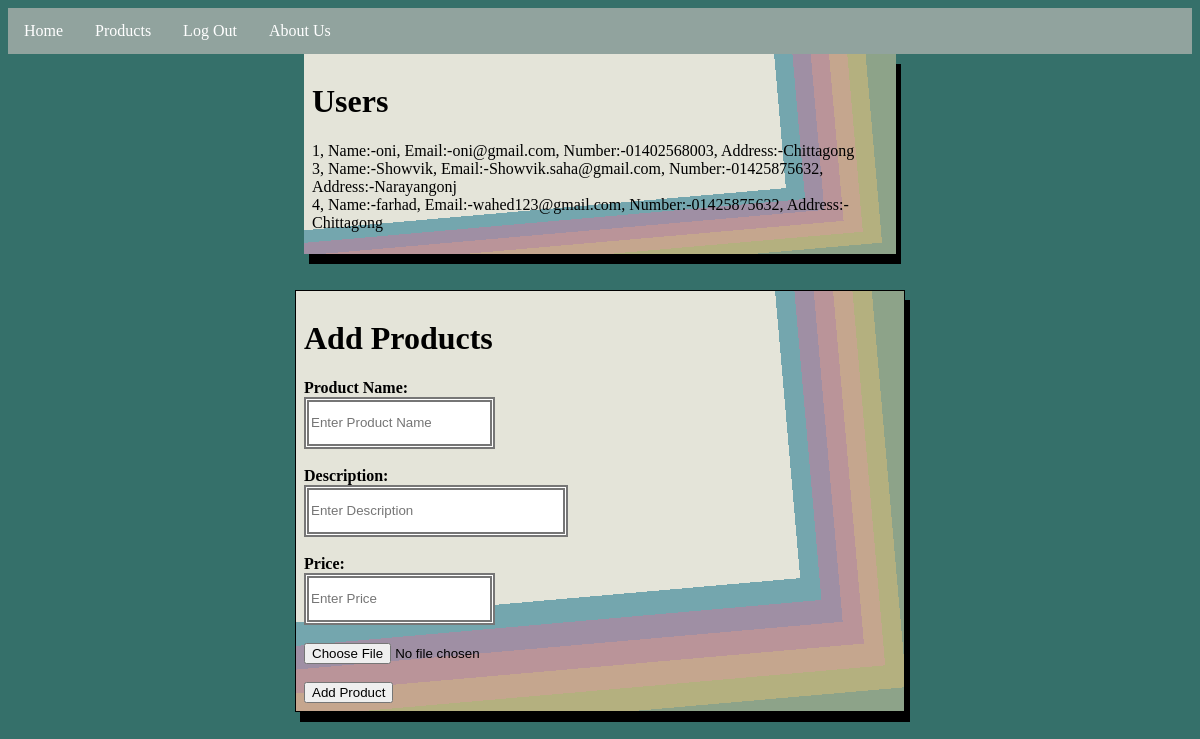
The app's page /adminpage.php with its own data.
### tables this page shows
CREATE TABLE `users` (
  `id` int(15) NOT NULL,
  `name` varchar(100) NOT NULL,
  `email` varchar(50) NOT NULL,
  `number` varchar(20) NOT NULL,
  `password` varchar(50) NOT NULL,
  `address` varchar(100) DEFAULT NULL
);

### adminpage.php (the view, shortened to what this page needs)
<!DOCTYPE html>
<html>
<head>
</head>
<body style="background-color:#35706a;">
<ul>
  <li><a href=" ">Home</a></li>
  <li><a href="adminproducts.php">Products</a></li>
  <li><a href = "logout.php">Log Out</a></li>
  <li><a href = "aboutus.php">About Us</a></li>
</ul>
<div class="users">
<h1>Users</h1>
<?php
	include_once('config.php');
	$sql = "SELECT id, name, email, number, address
			FROM users
			ORDER BY id";
	$result = $conn->query($sql);
	if ($result->num_rows > 0)
	{
		while($row = $result->fetch_assoc())
		{
			echo "".$row["id"].", Name:-".$row["name"]. ", Email:-".$row["email"].", Number:-".$row["number"].", Address:-".$row["address"]. "<br>";
		}
	}
	else
	{
		echo "0 results";
	}
?>
 </div>
 <br><br>
<div class="addProducts">
<h1>Add Products</h1>
<form method="post" action="" enctype='multipart/form-data'>
	<label><b>Product Name:</b></label><br>
	<input class="fields" type="text" placeholder="Enter Product Name" name="productName" id="productName" required><br><br>
	<label><b>Description:</b></label><br>
	<input class="fields" style="width:250px;"  type="text" placeholder="Enter Description" name="description" id="description" required><br><br>
	<label><b>Price:</b></label><br>
	<input class="fields" type="number" placeholder="Enter Price" name="price" id="price" required><br><br>
	<input type='file' name='file' /><br><br>
	<input type="submit" name="addproduct" value="Add Product"></input>
</form>
</div>
</body>
</html>

### adminpage.php (style rules this page uses)
ul { list-style-type: none; margin: 0; padding: 0; overflow: hidden; background-color: #91a39e; }
li { float: left; }
li a { display: block; color: white; text-align: center; padding: 14px 16px; text-decoration: none; }
.fields { border-width:5px; border-style:double; height: 40px; }
.users { box-shadow: 5px 10px; padding : 1em; width: 100%; height: 200px; box-sizing: border-box; background-color: #E4E4D9; background-image:linear-gradient(175deg, rgba(0,0,0,0) 95%, #8da389 95%), linear-gradient( 85deg, rgba(0,0,0,0) 95%, #8da389 95%), linear-gradient(175deg, rgba(0,0,0,0) 90%, #b4b07f 90%), linear-gradient( 85deg, rgba(0,0,0,0) 92%, #b4b07f 92%), linear-gradient(175deg, rgba(0,0,0,0) 85%, #c5a68e 85%), linear-gradient( 85deg, rgba(0,0,0,0) 89%, #c5a68e 89%), linear-gradient(175deg, rgba(0,0,0,0) 80%, #ba9499 80%), linear-gradient( 85deg, rgba(0,0,0,0) 86%, #ba9499 86%), linear-gradient(175deg, rgba(0,0,0,0) 75%, #9f8fa4 75%), linear-gradient( 85deg, rgba(0,0,0,0) 83%, #9f8fa4 83%), linear-gradient(175deg, rgba(0,0,0,0) 70%, #74a6ae 70%), linear-gradient( 85deg, rgba(0,0,0,0) 80%, #74a6ae 80%); }
.addProducts { margin:auto; border: 1px solid black; box-shadow: 5px 10px; background-color: #E4E4D9; background-image:linear-gradient(175deg, rgba(0,0,0,0) 95%, #8da389 95%), linear-gradient( 85deg, rgba(0,0,0,0) 95%, #8da389 95%), linear-gradient(175deg, rgba(0,0,0,0) 90%, #b4b07f 90%), linear-gradient( 85deg, rgba(0,0,0,0) 92%, #b4b07f 92%), linear-gradient(175deg, rgba(0,0,0,0) 85%, #c5a68e 85%), linear-gradient( 85deg, rgba(0,0,0,0) 89%, #c5a68e 89%), linear-gradient(175deg, rgba(0,0,0,0) 80%, #ba9499 80%), linear-gradient( 85deg, rgba(0,0,0,0) 86%, #ba9499 86%), linear-gradient(175deg, rgba(0,0,0,0) 75%, #9f8fa4 75%), linear-gradient( 85deg, rgba(0,0,0,0) 83%, #9f8fa4 83%), linear-gradient(175deg, rgba(0,0,0,0) 70%, #74a6ae 70%), linear-gradient( 85deg, rgba(0,0,0,0) 80%, #74a6ae 80%); }
.users { padding:8px; width: 50%; margin: auto; }
.addProducts { padding:8px; width: 50%; margin: auto; }

### records on screen
users: id "1", name "oni", email "oni@gmail.com", number "01402568003", address "Chittagong"
users: id "3", name "Showvik", email "Showvik.saha@gmail.com", number "01425875632", address "Narayangonj"
users: id "4", name "farhad", email "wahed123@gmail.com", number "01425875632", address "Chittagong"
